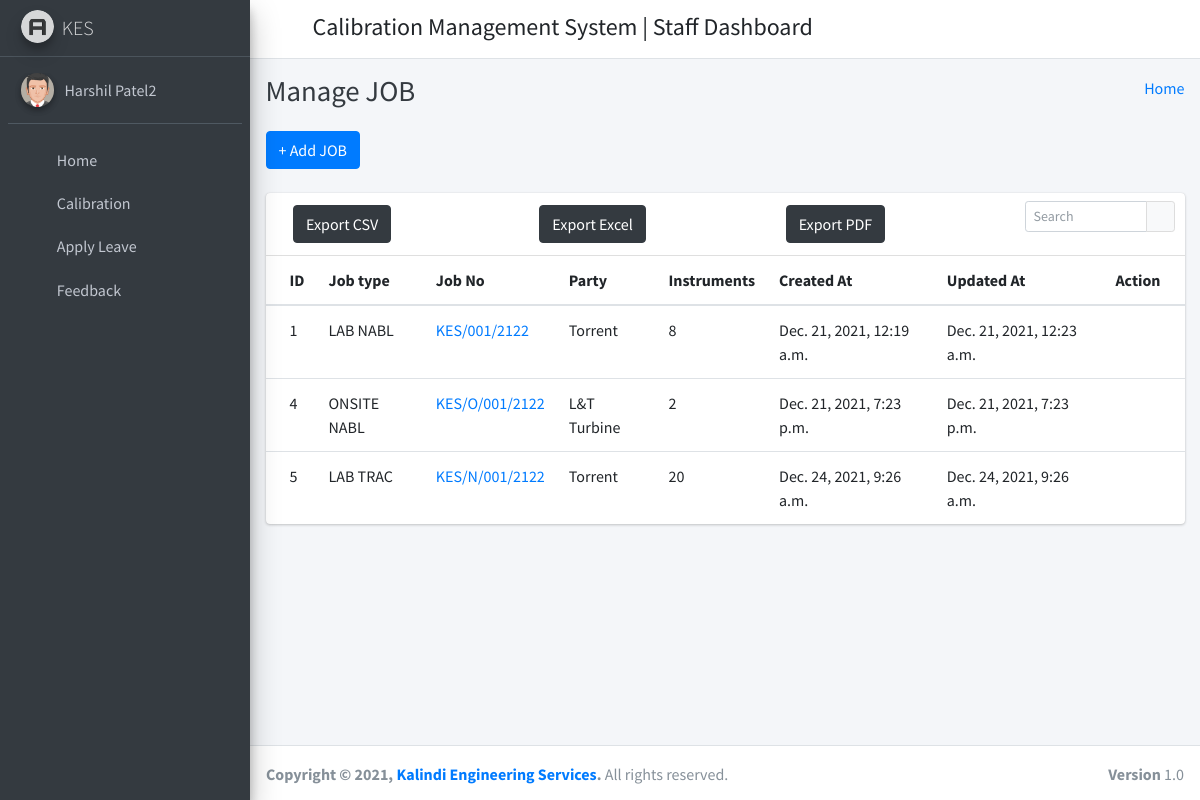
/job_list (signed in), run on the app's committed database.
### calibration_management_app/models.py (models this page shows, shortened)
class CustomUser(AbstractUser):
    user_type_data = ((1, "HOD"), (2, "Staff"), (3, "Student"))
    user_type = models.CharField(default=1, choices=user_type_data, max_length=10)

class AddNewJob(models.Model):
    id = models.AutoField(primary_key=True)
    Job_Choices = (
    ("LAB NABL", 'LAB NABL'),
    ("LAB TRAC", 'LAB TRAC'),
    ("ONSITE NABL", 'ONSITE NABL'),
    ("ONSITE TRAC", 'ONSITE TRAC')
    )
    job_choices = models.CharField(max_length=50, choices=Job_Choices, default="LAB NABL")
    job_number = models.CharField(max_length=50, blank=False)
    party = models.ForeignKey(Party, on_delete=models.CASCADE)
    party_address = models.CharField(max_length=200, blank=False)
    party_email = models.CharField(max_length=200)
    party_contact = models.CharField(max_length=15)
    party_gatepass = models.CharField(max_length=200)
    party_instrument = models.IntegerField()
    inward_date = models.DateTimeField()
    created_at = models.DateTimeField(auto_now_add=True)
    updated_at = models.DateTimeField(auto_now=True)
    objects = models.Manager()

class Party(models.Model):
    id = models.AutoField(primary_key=True)
    party_name = models.CharField(max_length=200, blank=False, default="")
    first_name = models.CharField(max_length=200, null=False, default="")
    last_name = models.CharField(max_length=200, null=False, default="")
    email = models.EmailField(max_length=200, null=True, default="")
    job_position = models.CharField(max_length=200, null=True)
    business_phone = PhoneField(null=False, blank=True, help_text='Contact phone number')
    home_phone = PhoneField(null=True, blank=True, help_text='Contact phone number')
    mobile_phone = PhoneField(null=True, blank=True, help_text='Contact phone number')
    fax_number = models.CharField(max_length=200, null=True, blank=True, default="")
    address = models.CharField(max_length=500)
    country = models.CharField(max_length=200, null=True, blank=True, default="")
    webpage = models.CharField(max_length=200, null=True, blank=True, default="")
    note = models.CharField(max_length=200, null=True, blank=True, default="")
    created_at = models.DateTimeField(auto_now_add=True)
    updated_at = models.DateTimeField(auto_now=True)
    objects = models.Manager()
    def __str__(self):
        return str(self.party_name)

### calibration_management_app/StaffViews.py (the view)
# urls.py: path('job_list', StaffViews.JobListView.as_view(), name='job_list' ),
class JobListView(ListView):
    context_object_name = 'job_list'
    model = AddNewJob
    template_name = 'staff_template/add_new_job/job_list.html'

### calibration_management_app/templates/staff_template/add_new_job/job_list.html (shortened to what this page needs)
{% extends 'staff_template/base_template.html' %}
{% block page_title %}
    Manage JOB
{% endblock page_title %}
{% block main_content %}
{% load static %}
<section class="content">
        <div class="container-fluid">
            <a class="btn btn-primary" href="{% url 'add_new_job_create' %}" role="button">+ Add JOB</a> <br/>&nbsp;
            <div class="row">
                <div class="col-md-12">
                    <div class="card">
                        <div class="card-header">
                            <div class="card-tools">
                            <div class="input-group input-group-sm" style="width: 150px;">
                                <input type="text" name="table_search" class="form-control float-right" placeholder="Search">
                                <div class="input-group-append">
                                <button type="submit" class="btn btn-default"><i class="fas fa-search"></i></button>
                                </div>
                            </div>
                            </div>
                            <div class="row">
                              <div class="col-md-4">
                              <a href="#" class="btn btn-dark">Export CSV</a>
                              </div>
                              <div class="col-md-4">
                              <a href="#" class="btn btn-dark">Export Excel</a>
                              </div>
                              <div class="col-md-4">
                              <a href="#" class="btn btn-dark">Export PDF</a>
                              </div>
                            </div>
                        </div>
                        <div class="card-body table-responsive p-0">
                            <table class="table table-hover">
                            <thead>
                                <tr>
                                <th>ID</th>
                                <th>Job type</th>
                                <th>Job No</th>
                                <th>Party</th>
                                <th>Instruments</th>
                                <th>Created At</th>
                                <th>Updated At</th>
                                <th>Action</th>
                                </tr>
                            </thead>
                            <tbody>
                                {% for j in job_list %}
                                <tr>
                                <td>{{ j.id }}</td>
                                <td>{{ j.job_choices }}</td>
                                <td><a href="{% url 'inst_list' %}">{{ j.job_number }}</a></td>
                                <td>{{ j.party }}</td>
                                <td>{{ j.party_instrument }}</td>
                                <td>{{ j.created_at }}</td>
                                <td>{{ j.updated_at }}</td>
                                <td>
                                    <a href="{% url 'job_update' pk=j.pk %}" <i class="fas fa-edit"></i></a>
                                    <a href="{% url 'job_delete' pk=j.pk %}" <i class="fas fa-trash-alt"></i></a>
                                </td>
                                </tr>
                                {% endfor %}
                            </tbody>
                            </table>
                        </div>
                        </div>
                </div>
            </div>
        </div>
      </section>
  {% endblock main_content %}

### calibration_management_app/templates/staff_template/sidebar_template.html (shortened to what this page needs)
{% load static %}
<aside class="main-sidebar sidebar-dark-primary elevation-4">
      <a href="{% url 'staff_home' %}" class="brand-link">
        <img src="{% static 'dist/img/AdminLTELogo.png' %}" alt="AdminLTE Logo" class="brand-image img-circle elevation-3"
            style="opacity: .8">
        <span class="brand-text font-weight-light">KES</span>
      </a>
      <div class="sidebar">
        <div class="user-panel mt-3 pb-3 mb-3 d-flex">
          <div class="image">
            <img src="{% static 'dist/img/user2-160x160.jpg' %}" class="img-circle elevation-2" alt="User Image">
          </div>
          <div class="info">
            <a href="{% url 'staff_profile' %}" class="d-block">{{ user.first_name }} {{ user.last_name }}</a>
          </div>
        </div>
        <nav class="mt-2">
          <ul class="nav nav-pills nav-sidebar flex-column" data-widget="treeview" role="menu" data-accordion="false">
            <li class="nav-item">
              {% url 'staff_home' as staff_home %}
              <a href="{{ staff_home }}" class="nav-link {% if request.path == staff_home %} active {% endif %}">
                <i class="nav-icon fas fa-tachometer-alt"></i>
                <p>
                  Home
                </p>
              </a>
            </li>
            <li class="nav-item">
              {% url 'calibration_dashboard' as calibration_dashboard %}
              <a href="{{ calibration_dashboard }}" class="nav-link {% if request.path == calibration_dashboard %} active {% endif %}">
                <i class="nav-icon fas fa-tachometer-alt"></i>
                <p>
                  Calibration
                </p>
              </a>
            </li>
            <li class="nav-item">
              {% url 'staff_apply_leave' as staff_apply_leave %}
              <a href="{{ staff_apply_leave }}" class="nav-link {% if request.path == staff_apply_leave %} active {% endif %}">
                <i class="nav-icon fas fa-envelope-open-text"></i>
                <p>
                  Apply Leave
                </p>
              </a>
            </li>
            <li class="nav-item">
              {% url 'staff_feedback' as staff_feedback %}
              <a href="{{ staff_feedback }}" class="nav-link {% if request.path == staff_feedback %} active {% endif %}">
                <i class="nav-icon fas fa-comments"></i>
                <p>
                  Feedback
                </p>
              </a>
            </li>
          </ul>
        </nav>
      </div>
    </aside>

### data on the page
CustomUser: first_name "Harshil", last_name "Patel2"
AddNewJob: id "1", job_choices "LAB NABL", job_number "KES/001/2122", party "Torrent", party_instrument "8", created_at "Dec. 21, 2021, 12:19 a.m.", updated_at "Dec. 21, 2021, 12:23 a.m."
AddNewJob: id "4", job_choices "ONSITE NABL", job_number "KES/O/001/2122", party "L&T Turbine", party_instrument "2", created_at "Dec. 21, 2021, 7:23 p.m.", updated_at "Dec. 21, 2021, 7:23 p.m."
AddNewJob: id "5", job_choices "LAB TRAC", job_number "KES/N/001/2122", party "Torrent", party_instrument "20", created_at "Dec. 24, 2021, 9:26 a.m.", updated_at "Dec. 24, 2021, 9:26 a.m."
